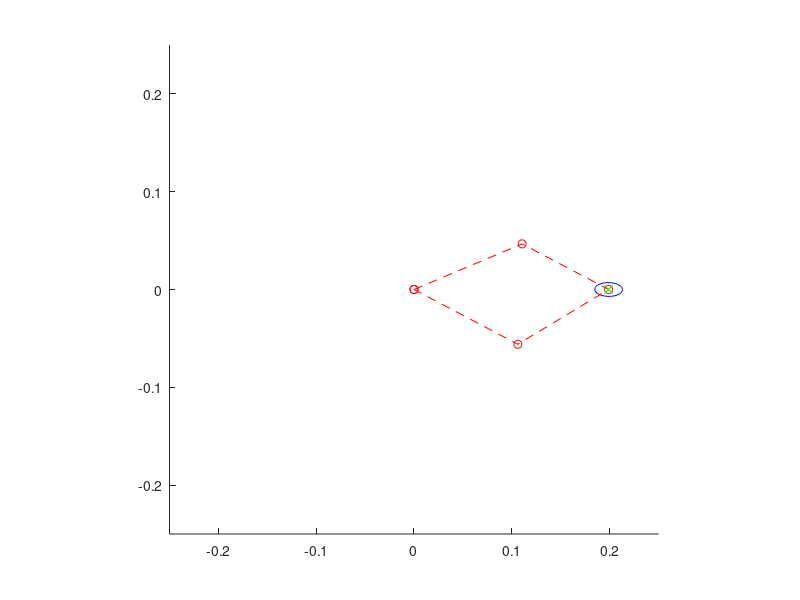

MATLAB code to generate this figure:

function fiveBarMechanismMassMatrixGeneral

%Parameters

l1=.12;
l2=.1;
l3=.1;
l4=.12;
m1= .05;
m2=.05;
m3=m1;
m4=m2;
IG1= m1*l1^2/12;
IG2=m2*l2^2/12;
IG3=IG1;
IG4=IG2;
scale=.1;
int=10;

 for beta=0:(2*pi/int):2*pi;
    for r=0.01:(.199-.01)/int:.199;



       x=r*cos(beta)
       y=r*sin(beta) 
       lsquared=(x^2+y^2); 

       %INVERSE KINEMATICS
       phi=atan2(y,x);


       beta1=-acos((lsquared-l1^2-l2^2)/(2*l1*l2));
       psi1=asin(-l2/sqrt(lsquared)*sin(beta1));
       if(psi1>pi/2) psi1=psi1-pi/2; end
          
       th1=phi+psi1;
       th2=beta1; 
       
       
       beta2=acos((lsquared-l3^2-l4^2)/(2*l3*l4));
        psi2= asin(l4/sqrt(lsquared)*sin(beta2));
       if(psi2>pi/2) psi2=psi2-pi/2; end

        th3=phi-psi2; 
        th4=beta2;
     
       

        %%%%%%%%

%         %FORWARD KINEMATICS
x1=l1*cos(th1);
y1=l1*sin(th1);
x2=l1*cos(th3);
y2=l1*sin(th3);
xop=x1+l2*cos(th1+th2);
yop=y1+l2*sin(th1+th2);
xop_vec=[xop;yop];
x1_vec=[x1;y1];
x2_vec=[x2;y2] ;

%%%%

  % Mass matrix

  M11=m1*l1^2/4+m2*l1^2+m2*l2^2/4+m2*l1*l2*cos(th2)+IG1+IG2;
  M12=m2*(l1*l2/2*cos(th2)+l2^2/4)+IG2;
  M21=m2*(l2^2/4+l1*l2/2*cos(th2))+IG2;
  M22=m2*l2^2/4+IG2;

  M33=m3*l3^2/4+m4*l3^2+m4*l4^2/4+m4*l3*l4*cos(th4)+IG3+IG4;
  M34=m4*(l3*l4/2*cos(th4)+l4^2/4)+IG4;
  M43=m4*(l4^2/4+l3*l4/2*cos(th4))+IG4;
  M44=m4*l4^2/4+IG4;



  M=[M11,M12,0,0;M21,M22,0,0;0,0,M33,M34;0,0,M43,M44;];


  J1=[-l1*sin(th1)-l2*sin(th1+th2), -l2*sin(th1+th2); l1*cos(th1)+l2*cos(th1+th2), l2*cos(th1+th2)];
  J2=[-l3*sin(th3)-l4*sin(th3+th4), -l4*sin(th3+th4); l3*cos(th3)+l4*cos(th3+th4), l4*cos(th3+th4)];

  %COMMENTED OUT FOR THE SAKE OF CHECKING THE SINGLE MASS MATRIX IF IT
  %WORKS WITH THE ELLIPSE DISPLAY

  C=[J1(:,1) -J2(:,1)];
  D=[-J1(:,2) J2(:,2)];


 Dhat=D\C;

 A=[1,0;Dhat(1,:);0,1;Dhat(2,:);];

 J=J1*[1,0;Dhat(1,:)];
 %JO=J2*[0,1;Dhat(2,:)];

MStar=(A'*M*A)\eye(2,2);
EMM=J*MStar;
EMM=EMM*J';
EMM=EMM\eye(2)

 [V,L]=eig(EMM);

% V=eye(2);
% L=eye(2);


%%%%%%%%%%%%%%%%%%%%%%%

 a=scale*L(1,1);
 b=scale*L(2,2);
%  a=scale;
%  b=scale;

  R=V ;
  dot(V(:,1),V(:,2));
  V*V';

  clf;
 X= drawEllipse(a,b,R,xop_vec);
 Y= drawDevice(x1_vec, xop_vec, x2_vec);
  hold on;
  axis([-.25 .25 -.25 .25])
  daspect([1 1 1])
plot(X(:,1), X(:,2), 'b-')
plot(Y(:,1), Y(:,2), 'r--o')
plot(x,y,'g--x')

waitforbuttonpress;
pause(.1)

   end
end
clc;

end



function X=drawEllipse(a,b,R,x)

%drawEllipse(semi major axis, semi minor axis, angle of rotation, x(1)= x,
%x(2)=y)
   X= zeros(36,2);

    alpha = linspace(0, 360, 36)' .* (pi / 180);
    sinalpha = sin(alpha);
    cosalpha = cos(alpha);

    for i=1:36
   y= x+R*[a*cosalpha(i), b*sinalpha(i)]';

   X(i,1)=y(1);
   X(i,2)=y(2);
    end





end

function X=drawDevice(x1_vec,xop_vec,x2_vec)

%drawEllipse(semi major axis, semi minor axis, angle of rotation, x(1)= x,
%x(2)=y)
   X= zeros(4,2);

 X(1,:)=[0,0];
 X(2,:)=x1_vec';
 X(3,:)=xop_vec';
 X(4,:)=x2_vec';
 X(5,:)=X(1,:);




end
